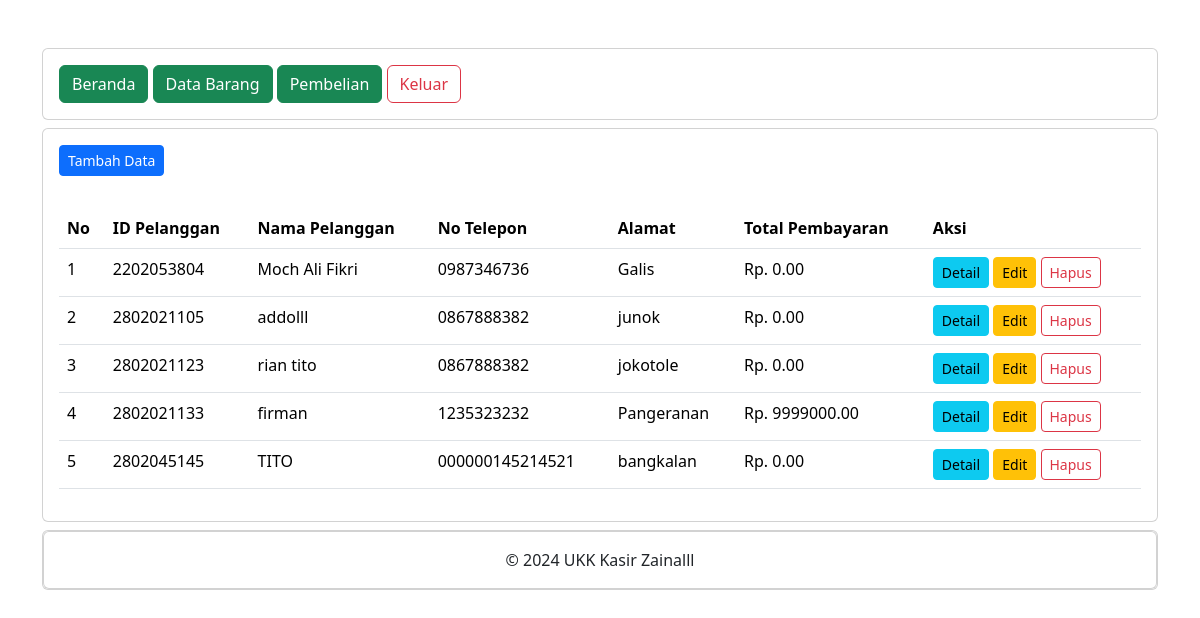
Screenshot of /ukk_zainal/petugas/pembelian.php (signed in) with the database file from the repository.
### tables this page shows
CREATE TABLE `penjualan` (
  `PenjualanID` int(11) NOT NULL,
  `TanggalPenjualan` date NOT NULL,
  `TotalHarga` decimal(10,2) NOT NULL,
  `PelangganID` int(11) UNSIGNED NOT NULL
);

CREATE TABLE `pelanggan` (
  `PelangganID` int(11) UNSIGNED NOT NULL,
  `NamaPelanggan` varchar(255) NOT NULL,
  `Alamat` text NOT NULL,
  `NomorTelepon` varchar(15) NOT NULL
);

### ukk_zainal/petugas/pembelian.php (the view, shortened to what this page needs)
<?php
include "header.php";
include "navbar.php";
?>
<div class="card mt-2">
    <div class="card-body">
        <button type="button" class="btn btn-primary btn-sm" data-bs-toggle="modal" data-bs-target="#tambah-data">
            Tambah Data
        </button>
    </div>
    <div class="card-body">
        <table class="table">
            <thead>
                <tr>
                    <th>No</th>
                    <th>ID Pelanggan</th>
                    <th>Nama Pelanggan</th>
                    <th>No Telepon</th>
                    <th>Alamat</th>
                    <th>Total Pembayaran</th>
                    <th>Aksi</th>
                </tr>
            </thead>
            <tbody>
                <?php
                include '../koneksi.php';
                $no =1;
                $data = mysqli_query($koneksi,"SELECT * FROM pelanggan INNER JOIN penjualan ON pelanggan.PelangganID=penjualan.PelangganID");
                while($d = mysqli_fetch_array($data)){
                    ?>
                <tr>
                    <td><?php echo $no++; ?></td>
                    <td><?php echo $d['PelangganID']; ?></td>
                    <td><?php echo $d['NamaPelanggan']; ?></td>
                    <td><?php echo $d['NomorTelepon']; ?></td>
                    <td><?php echo $d['Alamat']; ?></td>
                    <td>Rp. <?php echo $d['TotalHarga']; ?></td>
                <td>
                    <a class="btn btn-info btn-sm" href="detail_pembelian.php?PelangganID=<?php echo $d['PelangganID']; ?>">Detail</a>
                    <button type="button" class="btn btn-warning btn-sm" data-bs-toggle="modal" data-bs-target="#edit-data<?php echo $d['PelangganID']; ?>">
                    Edit
                    </button>
                    <button type="button" class="btn btn-outline-danger btn-sm" data-bs-toggle="modal" data-bs-target="#hapus-data<?php echo $d['PelangganID']; ?>">
                    Hapus
                    </button>
                    </td>
                </tr>
            <?php    } ?>
            </tbody>
        </table>
    </div>
</div>
            <?php
            include "footer.php";
            ?>

### rows the page displays
penjualan: PelangganID "2202053804", PelangganID.NamaPelanggan "Moch Ali Fikri", PelangganID.NomorTelepon "0987346736", PelangganID.Alamat "Galis", TotalHarga "0.00"
penjualan: PelangganID "2802021105", PelangganID.NamaPelanggan "addolll", PelangganID.NomorTelepon "0867888382", PelangganID.Alamat "junok", TotalHarga "0.00"
penjualan: PelangganID "2802021123", PelangganID.NamaPelanggan "rian tito", PelangganID.NomorTelepon "0867888382", PelangganID.Alamat "jokotole", TotalHarga "0.00"
penjualan: PelangganID "2802021133", PelangganID.NamaPelanggan "firman", PelangganID.NomorTelepon "1235323232", PelangganID.Alamat "Pangeranan", TotalHarga "9999000.00"
penjualan: PelangganID "2802045145", PelangganID.NamaPelanggan "TITO", PelangganID.NomorTelepon "000000145214521", PelangganID.Alamat "bangkalan", TotalHarga "0.00"
